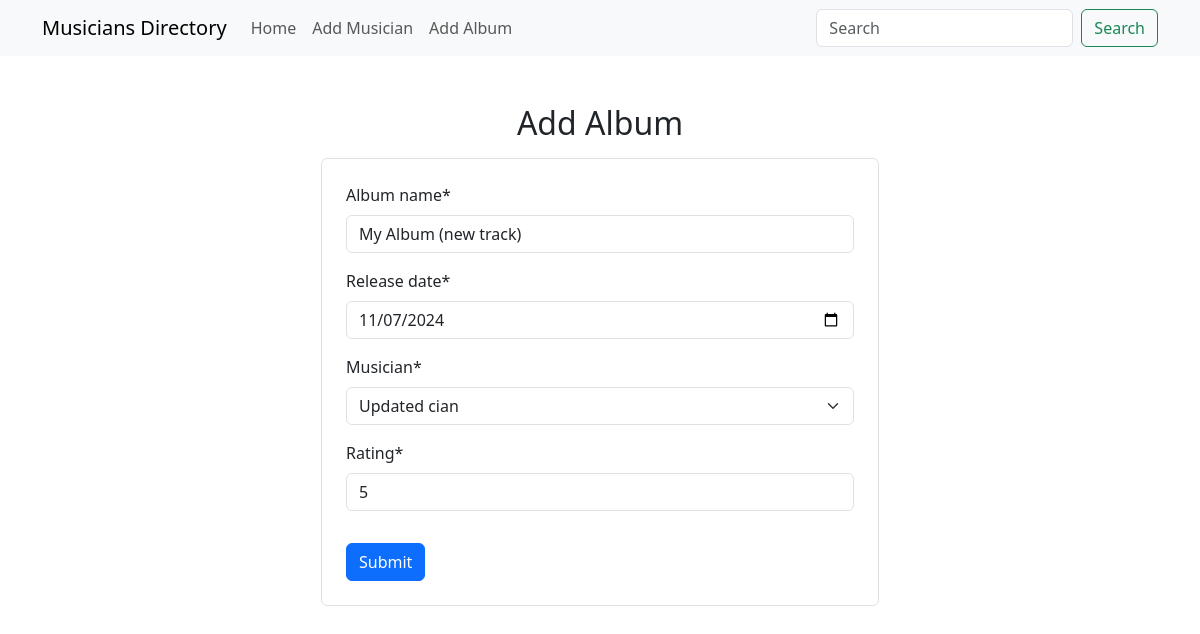
Screenshot of /albums/edit/8 with the database file from the repository.
### album/models.py (models this page shows, shortened)
class AlbumModel(models.Model):
    album_name = models.CharField(max_length=50)
    release_date = models.DateField()
    musician = models.ForeignKey(MusicianModel, on_delete=models.CASCADE)
    rating = models.IntegerField(validators=[validators.MinValueValidator(1), validators.MaxValueValidator(5)])

### album/views.py (the view)
# urls.py: path('edit/<int:id>', views.Edit_Album.as_view(), name='edit_album_page'),
class Edit_Album(UpdateView):
    model = AlbumModel
    form_class = AlbumForm
    pk_url_kwarg = 'id'
    template_name = 'add_album.html'
    success_url = reverse_lazy('homepage')

### album/forms.py
class AlbumForm(ModelForm):
    class Meta:
        model = AlbumModel
        fields = "__all__"
        widgets = {
            'release_date': forms.DateInput(attrs={'type': 'date'}),
        }

### musicians/models.py (called while the page is built)
    def __str__(self):
        return self.first_name + " " + self.last_name

### album/templates/add_album.html (shortened to what this page needs)
{% extends "base.html" %}
{% load crispy_forms_tags %}
{% block content %}
    <h2 class="mb-3 text-center">Add Album</h2>
    <div class="mx-auto w-50 border rounded p-4">
        <form action="" method="post">
            {{form|crispy}}
            <input class="mt-3 btn btn-primary" type="submit" value="Submit">
        </form>
    </div>
{% endblock content %}

### rows the page displays
AlbumModel: album_name "My Album (new track)", release_date "11/07/2024", musician "Updated cian", rating "5"
